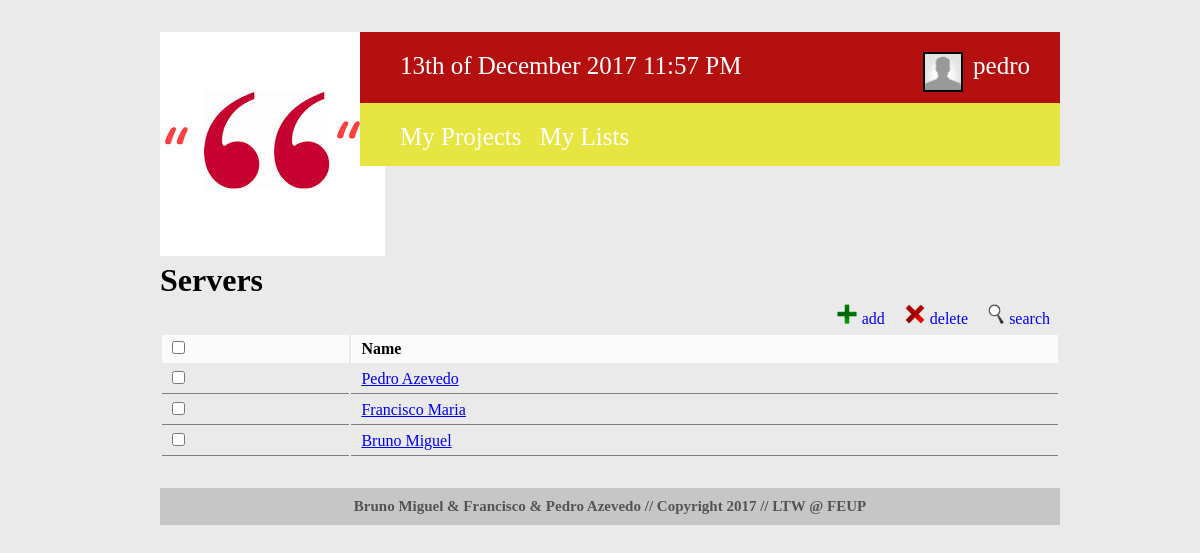
The app's page /servers_page.php (signed in) with its own data.
### tables this page shows
CREATE TABLE servers (
  server_id INTEGER PRIMARY KEY AUTOINCREMENT,
  name      TEXT,
  url       TEXT
);

### database/db.php (called while the page is built, shortened)
<?php
    class Database {
        private $database;
        public function __construct($sqlite_file_path) {
            try {
                $this->base_path = $_SERVER['SERVER_NAME'] . $_SERVER['PHP_SELF'];
                $this->database = new PDO('sqlite:' . $sqlite_file_path);
                $this->database->setAttribute(PDO::ATTR_ERRMODE, PDO::ERRMODE_EXCEPTION);
            }
            catch (PDOException $e) {
                echo 'Connection to database failed: ' . $e->getMessage();
            }
        }
		public function get_servers() {
			$statement = $this->database->prepare('SELECT * FROM servers');
			$statement->execute();
			return $statement->fetchAll();
		}
    }
?>

### templates/html_list_servers.php (the view, shortened to what this page needs)
<form>
  <table class="list serverslist" id="<? echo $servers_section; ?>table">
    <tr>
      <td><input class="checkboxcontrol" type="checkbox"/></td>
      <td>Name</td>
    </tr><?
    foreach ($servers_list as $server) {
      echo '<tr>';
      echo '<td><input id="' . $server['server_id'] . '" type="checkbox"/></td>';
      echo '<td><a id="' . $server['url'] . '"href="server_page.php?id=' . $server['server_id'] . '">' . $server['name'] . '</a></td>';
      echo '</tr>';
    }
?></table>
</form>

### css/header.css (style rules this page uses)
* { margin: 0px; font-family: Trebuchet MS; }
body { width: 900px; margin: 2em 10em 3em 10em; background-color: #eaeaea; position: relative; }
.list { width: 100%; float: left; margin-top: 5px; }
.list tr td { padding: 5px 10px; }
.list tr:first-child td { font-weight: bold; background-color: rgba(255, 255, 255, 0.8); }
.list tr:not(:first-child) td { border-bottom: 1px gray solid; }

### records on screen
servers: name "Pedro Azevedo"
servers: name "Francisco Maria"
servers: name "Bruno Miguel"

### other values on screen
$_SESSION['username'] "pedro"
